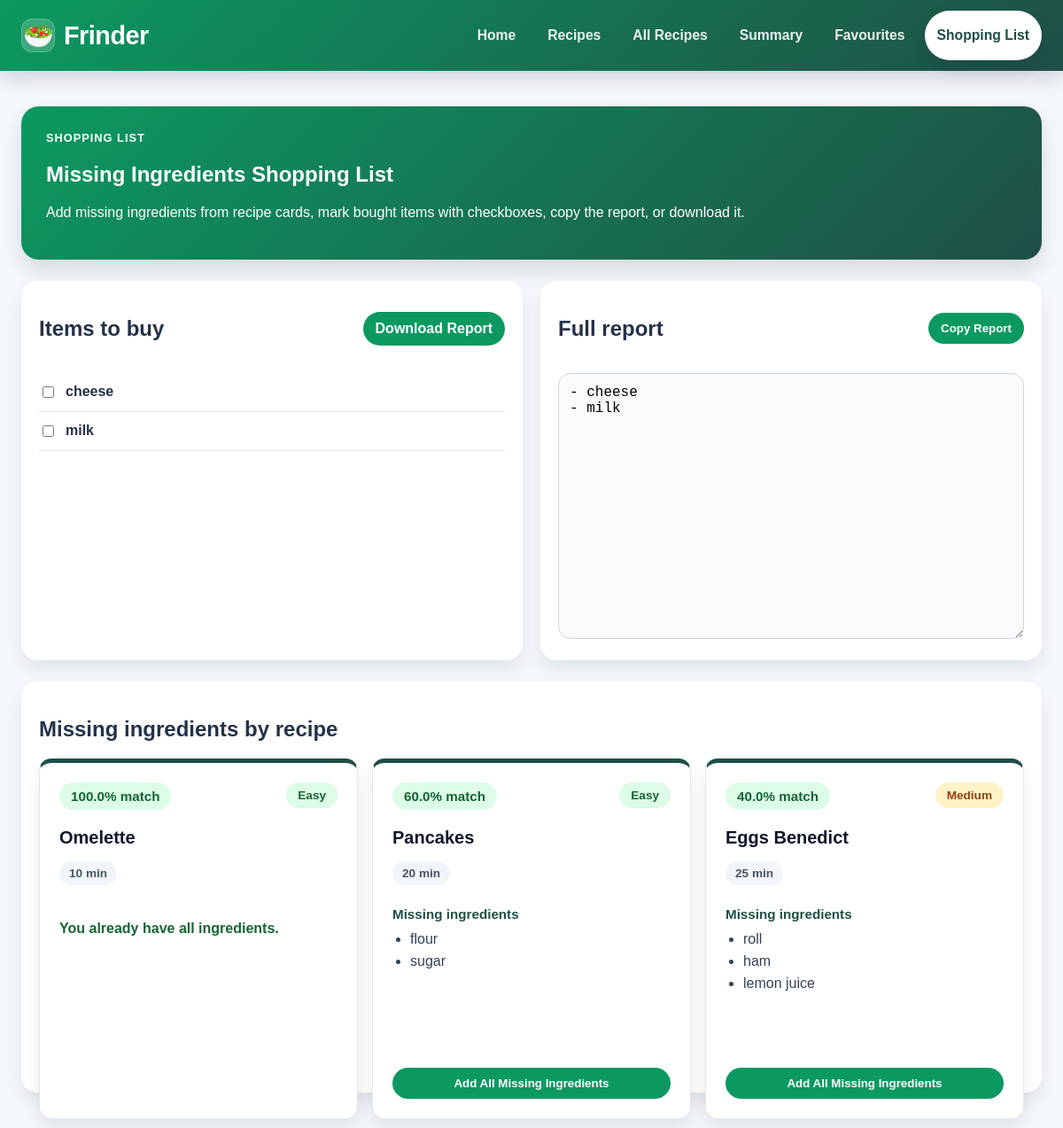
/shopping-list, run on the app's committed database.
### db_models.py (models this page shows)
class IngredientRow(Base):
    __tablename__ = "ingredients"
    id = Column(Integer, primary_key=True)
    name = Column(String, nullable=False, unique=True)
    recipe_links = relationship("RecipeIngredientRow", back_populates="ingredient")
    user_links = relationship("UserIngredientRow", back_populates="ingredient")
    shopping_links = relationship("ShoppingListRow", back_populates="ingredient")

class RecipeRow(Base):
    __tablename__ = "recipes"
    id = Column(Integer, primary_key=True)
    name = Column(String, nullable=False, unique=True)
    instructions = Column(String, nullable=False, default="")
    cooking_time = Column(Integer, nullable=False, default=0)
    difficulty = Column(String, nullable=False, default="Easy")
    recipe_ingredients = relationship(
        "RecipeIngredientRow",
        back_populates="recipe",
        cascade="all, delete-orphan",
        order_by="RecipeIngredientRow.position",
    )

### app.py (the view)
@app.route("/shopping-list")
def shopping_list():
    shopping_items = read_shopping_list()
    matched_recipes = get_latest_recipe_matches()
    report_text = build_shopping_report(shopping_items, matched_recipes)
    return render_template(
        "shopping_list.html",
        shopping_items=shopping_items,
        matched_recipes=matched_recipes,
        report_text=report_text,
    )

### app.py (called while the page is built)
def get_active_preferences():
    dietary_restrictions = normalize_dietary_restrictions(
        read_dietary_restrictions()
    )
    excluded_ingredients = read_excluded_ingredients()
    return dietary_restrictions, excluded_ingredients

def get_latest_recipe_matches():
    user_ingredients = read_user_ingredients()
    if not user_ingredients:
        return []
    recipes_list = load_recipes()
    dietary_restrictions, excluded_ingredients = get_active_preferences()
    suggestions = match_recipes(
        user_ingredients,
        recipes_list,
        dietary_restrictions=dietary_restrictions,
        excluded_ingredients=excluded_ingredients,
    )
    return [
        recipe
        for recipe in suggestions
        if recipe.match_score > 0
    ]

### db.py (called while the page is built)
def _session():
    return _session_factory()()

def session():
    return _session()

### matching.py (called while the page is built, shortened)
def normalize_dietary_restrictions(dietary_restrictions):
    selected_restrictions = []
    seen = set()
    return selected_restrictions

def restricted_ingredients_for(dietary_restrictions):
    restricted_ingredients = set()
    for restriction in normalize_dietary_restrictions(dietary_restrictions):
        restricted_ingredients.update(DIETARY_RESTRICTION_CONFLICTS[restriction])
    return restricted_ingredients

def expanded_ingredient_set(ingredients):
    expanded_ingredients = set()
    for ingredient in ingredients or []:
        expanded_ingredients.update(ingredient_name_variants(ingredient))
    return expanded_ingredients

def recipe_conflicts_with_preferences(
    recipe,
    dietary_restrictions=None,
    excluded_ingredients=None,
):
    recipe_ingredients = {clean_ingredient(i) for i in recipe.ingredients}
    excluded_set = expanded_ingredient_set(excluded_ingredients)
    restriction_conflicts = expanded_ingredient_set(
        restricted_ingredients_for(dietary_restrictions)
    )
    return bool(recipe_ingredients & (excluded_set | restriction_conflicts))

def filter_recipes_for_preferences(
    recipes,
    dietary_restrictions=None,
    excluded_ingredients=None,
):
    filtered_recipes = []
    for recipe in recipes:
        if not isinstance(recipe, Recipe):
            recipe = Recipe.from_dict(recipe)
        if not recipe_conflicts_with_preferences(
            recipe,
            dietary_restrictions=dietary_restrictions,
            excluded_ingredients=excluded_ingredients,
        ):
            filtered_recipes.append(recipe)
    return filtered_recipes

### templates/shopping_list.html (shortened to what this page needs)
{% extends "base.html" %}
{% block content %}
<section class="shopping-banner">
    <p class="shopping-banner__label">Shopping List</p>
    <h1>Missing Ingredients Shopping List</h1>
    <p>
        Add missing ingredients from recipe cards, mark bought items with checkboxes,
        copy the report, or download it.
    </p>
</section>
<section class="shopping-layout">
    <div class="shopping-card">
        <div class="shopping-card__header">
            <h2>Items to buy</h2>
            <a
                href="{{ url_for('download_shopping_list') }}"
                class="shopping-button"
            >
                Download Report
            </a>
        </div>
        {% if shopping_items %}
            <ul class="shopping-items">
                {% for item in shopping_items %}
                    <li>
                        <form
                            action="{{ url_for('remove_shopping_item') }}"
                            method="POST"
                            class="shopping-checkbox-form"
                        >
                            <label>
                                <input
                                    type="checkbox"
                                    onchange="this.form.submit()"
                                >
                                <span>{{ item }}</span>
                            </label>
                        </form>
                    </li>
                {% endfor %}
            </ul>
        {% else %}
            <p>
                Your shopping list is empty. Add missing ingredients from the
                Recipes page or from the section below.
            </p>
        {% endif %}
    </div>
    <div class="shopping-card">
        <div class="shopping-card__header">
            <h2>Full report</h2>
            <button
                type="button"
                class="shopping-button"
                onclick="copyShoppingReport()"
            >
                Copy Report
            </button>
        </div>
        <textarea
            id="shopping-report"
            class="shopping-report"
            readonly
        >{{ report_text }}</textarea>
    </div>
</section>
<section class="shopping-card">
    <h2>Missing ingredients by recipe</h2>
    {% if matched_recipes %}
        <div class="shopping-recipe-list">
            {% for recipe in matched_recipes %}
                <article class="shopping-recipe recipe-card">
                    <div class="recipe-card__header">
                        <span class="recipe-card__match">{{ recipe.match_score }}% match</span>
                        <span class="difficulty-badge difficulty-badge--{{ recipe.difficulty | lower }}">
                            {{ recipe.difficulty }}
                        </span>
                    </div>
                    <h3 class="recipe-card__title">{{ recipe.name }}</h3>
                    <div class="recipe-card__info-row">
                        <span>{{ recipe.cooking_time }} min</span>
                    </div>
                    {% if recipe.missing_ingredients %}
                        <div class="recipe-card__section">
                            <h4>Missing ingredients</h4>
                            <ul class="recipe-card__list">
                                {% for ingredient in recipe.missing_ingredients %}
                                    <li>{{ ingredient }}</li>
                                {% endfor %}
                            </ul>
                        </div>
                        <form
                            action="{{ url_for('add_to_shopping_list') }}"
                            method="POST"
                            class="recipe-card__actions"
                        >
                            <button type="submit" class="shopping-button">
                                Add All Missing Ingredients
                            </button>
                        </form>
                    {% else %}
                        <p class="recipe-card__ready">You already have all ingredients.</p>
                    {% endif %}
                </article>
            {% endfor %}
        </div>
    {% else %}
        <p>
            No latest recipe matches yet. Go to Home, enter ingredients,
            and click Find Recipes first.
        </p>
    {% endif %}
</section>
{% endblock %}

### static/style.css (style rules this page uses)
body { font-family: Arial, sans-serif; margin: 0; background: #f4f7fb; color: #24324a; }
textarea { width: 100%; min-height: 120px; padding: 12px; box-sizing: border-box; font-family: inherit; font-size: 1rem; }
button { padding: 10px 14px; font-family: inherit; }
.homepage-header, .recipes-banner, .all-recipes-banner, .favourites-banner, .shopping-banner, .summary-hero { background: linear-gradient(135deg, #0C9961, #1f4f46); color: white; padding: 28px; border-radius: 20px; margin-bottom: 24px; box-shadow: 0 12px 24px rgba(0, 0, 0, 0.12); }
.recipes-banner__label, .all-recipes-banner__label, .favourites-banner__label, .shopping-banner__label, .summary-kicker { margin: 0 0 8px; text-transform: uppercase; letter-spacing: 1px; font-size: 0.8rem; font-weight: bold; }
.selected-ingredients-box, .active-preferences-box, .preferences-panel, .shopping-card, .summary-stat-card, .summary-panel { background: white; border-radius: 18px; padding: 20px; box-shadow: 0 10px 20px rgba(0, 0, 0, 0.08); }
.ingredients-edit-form__button, .shopping-button, .primary-submit-btn { border: none; border-radius: 999px; background: #0C9961; color: white; cursor: pointer; font-weight: bold; white-space: nowrap; }
.recipe-card { position: relative; display: flex; flex-direction: column; min-height: 100%; gap: 14px; margin-top: 0; padding: 22px; background: white; border: 1px solid #e2e8f0; border-radius: 14px; box-shadow: 0 10px 20px rgba(0, 0, 0, 0.08); transition: transform 0.2s ease, box-shadow 0.2s ease; }
.recipe-card__header, .recipe-card__top { display: flex; align-items: flex-start; justify-content: space-between; gap: 16px; margin-bottom: 4px; }
.recipe-card__title { display: flex; align-items: center; gap: 8px; margin: 0; color: #0f172a; font-size: 1.25rem; line-height: 1.3; }
.recipe-card__match { display: inline-flex; align-items: center; padding: 7px 13px; border-radius: 999px; background: #dcfce7; color: #166534; font-size: 0.95rem; font-weight: 800; white-space: nowrap; }
.recipe-card__info-row, .recipe-card__meta { display: flex; flex-wrap: wrap; gap: 8px; margin: 0 0 10px; color: #475569; font-size: 0.85rem; }
.recipe-card__info-row span, .recipe-card__meta span { display: inline-flex; align-items: center; padding: 6px 11px; border-radius: 999px; background: #f1f5f9; color: #475569; font-weight: 700; }
.difficulty-badge, .recipe-card__badge { display: inline-flex; align-items: center; padding: 7px 13px; border-radius: 999px; font-size: 0.85rem; font-weight: 800; white-space: nowrap; }
.difficulty-badge--easy, .recipe-card__badge { background: #dcfce7; color: #166534; }
.difficulty-badge--medium { background: #fef3c7; color: #92400e; }
.recipe-card__section { margin-top: 0; margin-bottom: 8px; }
.recipe-card__section h4 { margin: 0 0 8px; color: #1f4f46; font-size: 0.95rem; }
.recipe-card__list { margin: 8px 0 0; padding-left: 20px; color: #334155; line-height: 1.55; }
.recipe-card__ready { color: #166534; font-weight: bold; }
.recipe-card__actions { margin-top: auto; padding-top: 10px; }
.recipe-card__actions button, .favourite-button { width: 100%; }
.shopping-layout { display: grid; grid-template-columns: 1fr 1fr; gap: 20px; }
.shopping-card { margin-bottom: 24px; }
.shopping-card__header { display: flex; justify-content: space-between; align-items: center; gap: 16px; margin-bottom: 16px; }
.shopping-button { padding: 10px 14px; text-decoration: none; display: inline-block; }
.shopping-items { list-style: none; padding: 0; margin: 0; }
.shopping-items li { border-bottom: 1px solid #e2e8f0; padding: 12px 0; }
.shopping-checkbox-form label { display: flex; align-items: center; gap: 10px; font-weight: bold; cursor: pointer; }
.shopping-report { width: 100%; min-height: 300px; border: 1px solid #cbd5e1; border-radius: 14px; background: #f8fafc; font-family: monospace; resize: vertical; }
.shopping-recipe-list { display: grid; grid-template-columns: repeat(3, minmax(0, 1fr)); gap: 16px; }
.shopping-recipe { border-top: 5px solid #1f4f46; }
.shopping-recipe .recipe-card__actions { margin: auto 0 0; padding-top: 10px; }
.shopping-recipe .shopping-button { width: 100%; }

### data on the page
IngredientRow: name "cheese"
IngredientRow: name "milk"
RecipeRow: match_score "100.0", difficulty "Easy", name "Omelette", cooking_time "10", shows "You already have all ingredients."
RecipeRow: match_score "60.0", difficulty "Easy", name "Pancakes", cooking_time "20"
IngredientRow: name "flour"
IngredientRow: name "sugar"
RecipeRow: match_score "40.0", difficulty "Medium", name "Eggs Benedict", cooking_time "25"
IngredientRow: name "roll"
IngredientRow: name "ham"
IngredientRow: name "lemon juice"
